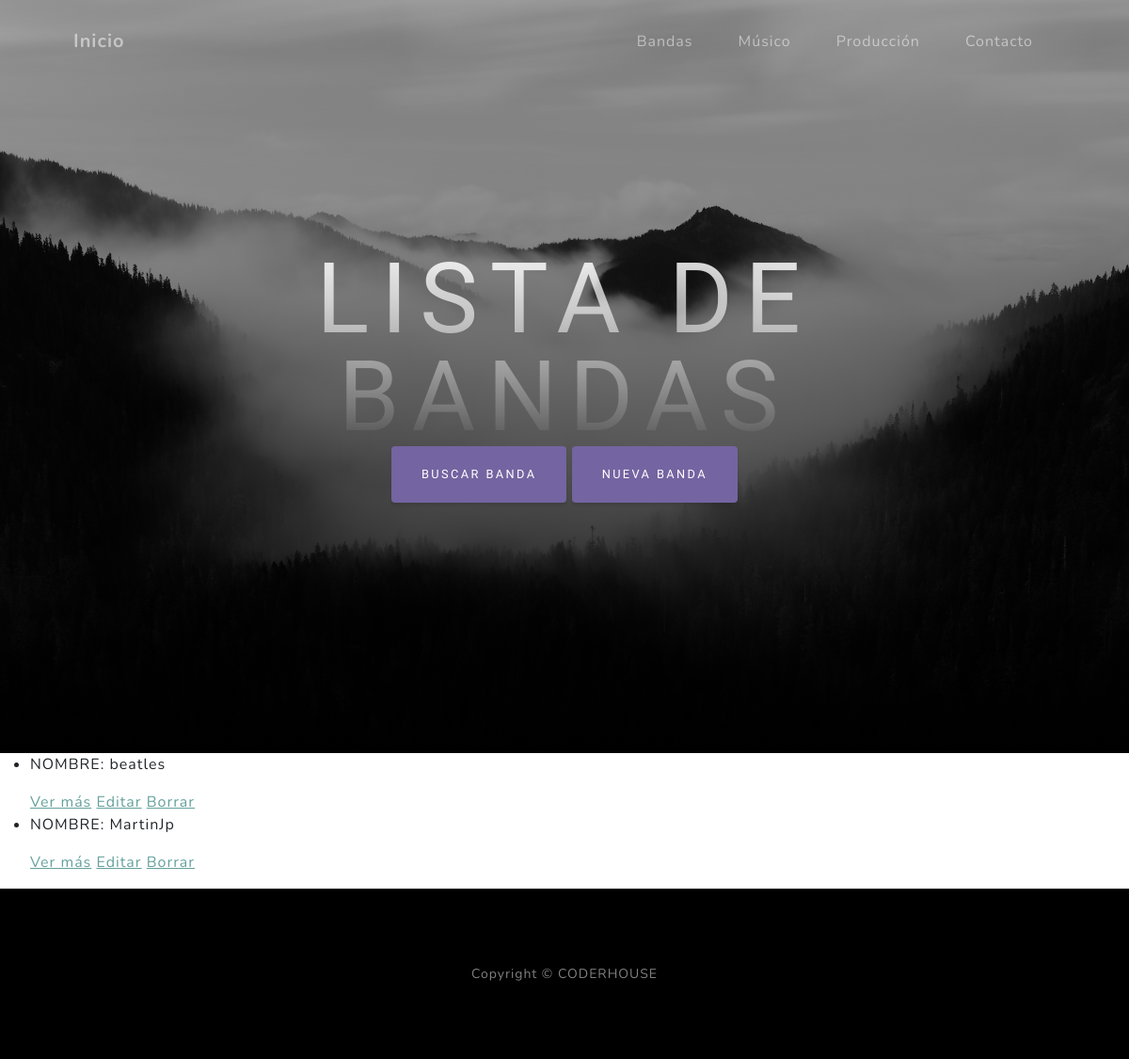
The page /AppCoder/banda/list on the database as committed earlier.
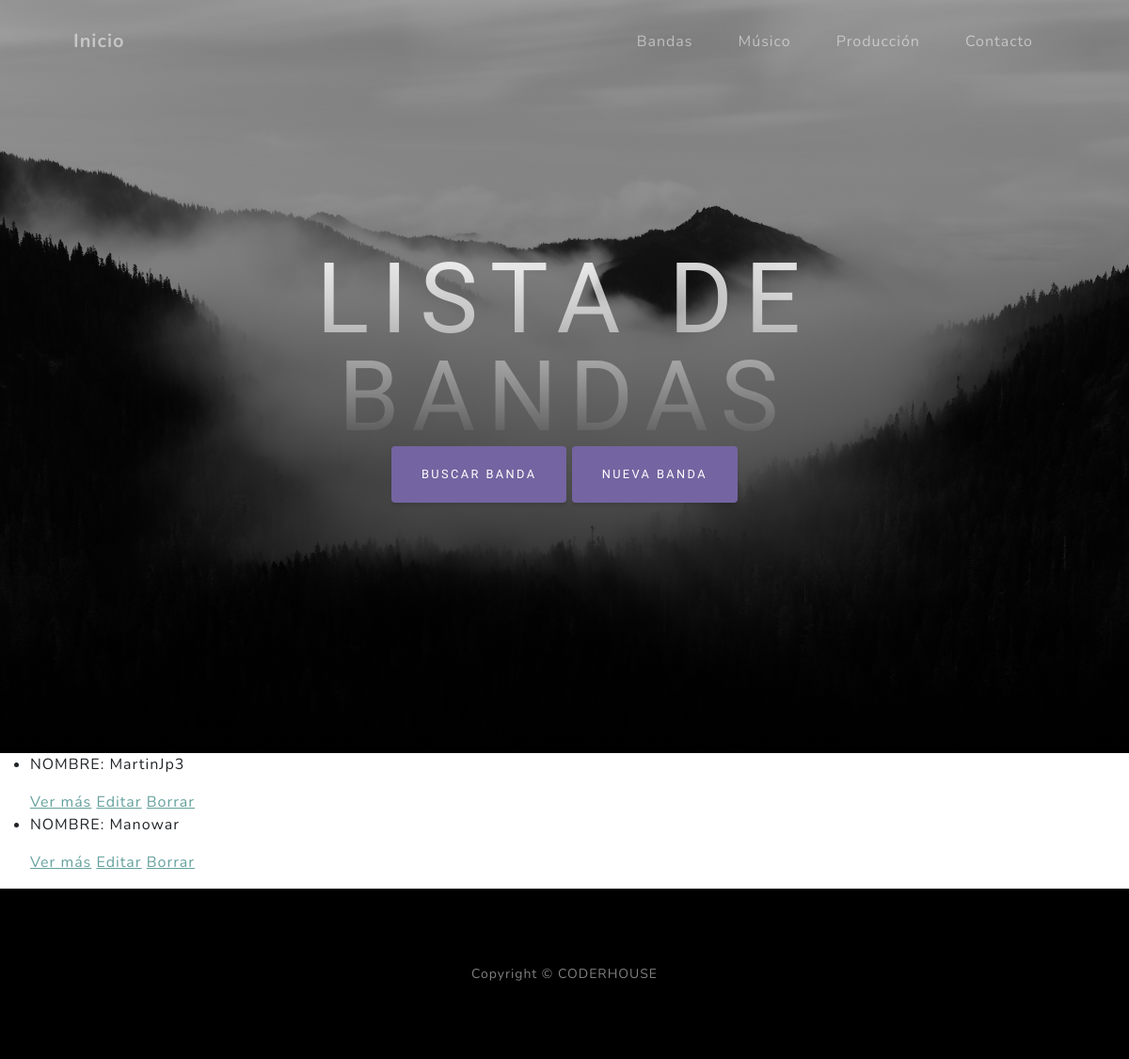
The same page on the database as committed later.
### AppCoder/models.py (models this page shows, shortened)
class Banda(models.Model):
    nombre = models.CharField(max_length=40)
    generoMusical= models.CharField(max_length=40)
    instrumentoBuscado = models.CharField(max_length=40)

### AppCoder/views.py (the view)
# urls.py: path('banda/list', views.BandaList.as_view(), name="List"),
class BandaList(ListView):
    model = Banda
    template_name = "AppCoder/banda_list.html"

### AppCoder/templates/AppCoder/banda_list.html
{% extends "AppCoder/padre.html" %}
{% load static %}
{% block contenido2 %}
 <h1 class="mx-auto my-0 text-uppercase">Lista de Bandas</h1>
{% endblock %}
{% block contenido %}
<ul>
    {% for banda in object_list %}
    <li>
        <p>NOMBRE: {{banda.nombre}}</p>
        <a href="{% url 'Detail' banda.id %}">Ver más</a>
        <a href="{% url 'Edit' banda.id %}">Editar</a>
        <a href="{% url 'Delete' banda.id %}">Borrar</a>
    </li>
    {% endfor %}
</ul>
{% endblock %}
{% block edit %}
<a class="btn btn-secondary" href="{% url 'BandasBusqueda' %}">Buscar Banda</a>
<a class="btn btn-secondary" href="{% url 'New' %}">Nueva Banda</a>
{% endblock %}

### AppCoder/templates/AppCoder/padre.html (shortened to what this page needs)
<!DOCTYPE html>
<html lang="en">
    <head>
        {% load static %}
        <link href="{% static 'AppCoder/css/styles.css' %}" rel="stylesheet" />
    </head>
    <body id="page-top">
        <nav class="navbar navbar-expand-lg navbar-light fixed-top" id="mainNav">
            <div class="container px-4 px-lg-5">
                <a class="navbar-brand" href="{% url 'Inicio' %}">Inicio</a>
                <div class="collapse navbar-collapse" id="navbarResponsive">
                    <ul class="navbar-nav ms-auto">
                        <li class="nav-item"><a class="nav-link" href="{% url 'List' %}">Bandas</a></li>
                        <li class="nav-item"><a class="nav-link" href="{% url 'MusicoList' %}">Músico</a></li>
                        <li class="nav-item"><a class="nav-link" href="{% url 'Produccion' %}">Producción</a></li>
                        <li class="nav-item"><a class="nav-link" href="{% url 'Contacto' %}">Contacto</a></li>
                    </ul>
                </div>
            </div>
        </nav>
        <header class="masthead">
            <div class="container px-4 px-lg-5 d-flex h-100 align-items-center justify-content-center">
                <div class="d-flex justify-content-center">
                    <div class="text-center">
                        {% block contenido2 %}
                        {% endblock %}
                        {% block edit %}<h2 class="text-white-50 mx-auto mt-2 mb-5">Esto es una prueba de html.</h2>{% endblock %}
                    </div>
                </div>
            </div>
        </header>
        {% block contenido %}
        {% endblock %}
        <footer class="footer bg-black small text-center text-white-50"><div class="container px-4 px-lg-5">Copyright &copy; CODERHOUSE</div></footer>
    </body>
</html>

Rows that differ between the two databases and show on the page:
removed Banda: nombre "beatles"
changed Banda: nombre "MartinJp" → "MartinJp3"
added Banda: nombre "Manowar"
